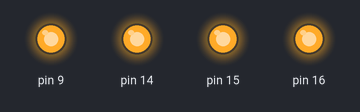
Simulated run of this sketch. Board: Arduino Leonardo, built with avr-gcc and run on an emulated ATmega32U4. Shown: output pins drawn as LEDs (lit = HIGH).

Above: at 0.5 s.
At 3.5 s:
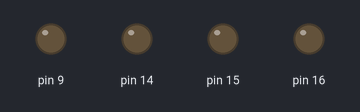
Timing chart, 0 to 7.8 s (numbered marks = the images above):
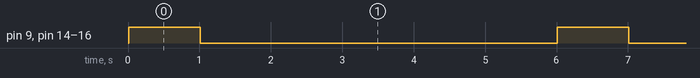

Measured:
- by itself, pin 9, pin 14–16: alternates HIGH for 1.0 s and LOW for 5.0 s

The sketch:

sketch_mcp23017.ino
```cpp
#include <Adafruit_MCP23X17.h>

// Create MCP23017 objects
Adafruit_MCP23X17 mcp;
Adafruit_MCP23X17 mcp2;

void setup() {
  // Initialize serial communication
  Serial.begin(9600);
  while (!Serial) {
    delay(10); // Wait for serial port to connect (useful for Leonardo)
  }

  // Initialize I2C communication
  Wire.begin();

  // Initialize MCP23017 at address 0x20
  if (!mcp.begin_I2C(0x20)) {
    Serial.println("Error initializing MCP23017 at 0x20");
    while(1);
  }

  // Initialize MCP23017 at address 0x21
  if (!mcp2.begin_I2C(0x21)) {
    Serial.println("Error initializing MCP23017 at 0x21");
    while(1);
  }

  // Set MCP23017 pins as outputs
  for (uint8_t pin = 8; pin <= 13; ++pin) {
    mcp.pinMode(pin, OUTPUT);
    mcp2.pinMode(pin, OUTPUT);
  }
}

void loop() {
  // Control LEDs on mcp
  mcp.digitalWrite(8, HIGH);
  delay(1000);  // Keep LED on for 1 second
  mcp.digitalWrite(8, LOW);

  mcp.digitalWrite(9, HIGH);
  delay(1000);  // Keep LED on for 1 second
  mcp.digitalWrite(9, LOW);
  delay(1000);  // Keep LED off for 1 second

  // Control LEDs on mcp2
  mcp2.digitalWrite(8, HIGH);
  delay(1000);  // Keep LED on for 1 second
  mcp2.digitalWrite(8, LOW);

  mcp2.digitalWrite(9, HIGH);
  delay(1000);  // Keep LED on for 1 second
  mcp2.digitalWrite(9, LOW);
  delay(1000);  // Keep LED off for 1 second
}
```
